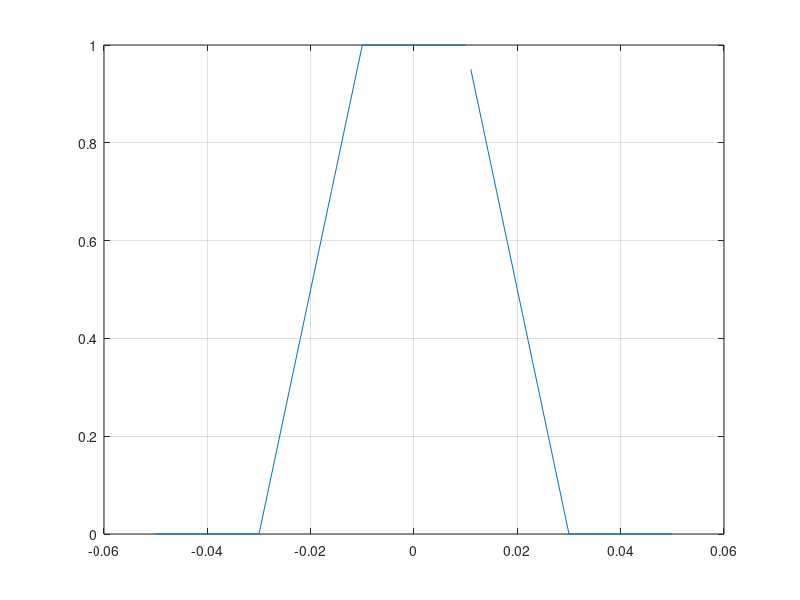

Here is the MATLAB script that generated this plot:
Fs = 1e3; %частота дискретизації
t1 = -50e-3:1/Fs:-10e-3;
t2 = -10e-3:1/Fs:10e-3;
t3 = 10e-3:1/Fs:50e-3;
A = 1; %амплітуда
T = 20e-3; %нижня основа
s = [A*tripuls(t1+20e-3,T,1),ones(1,21), A*tripuls(t3-20e-3,T,-1)];% генерація імпульсу
plot([t1,t2,t3],s); 
grid;